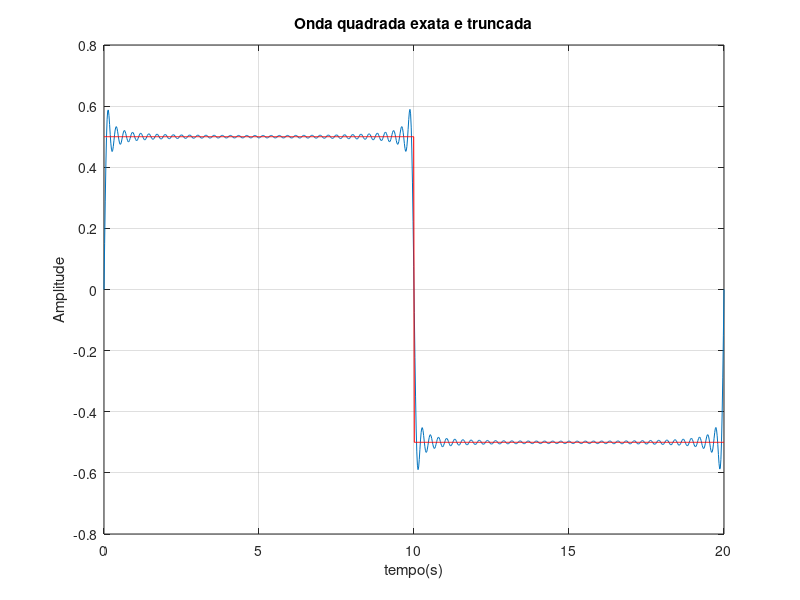
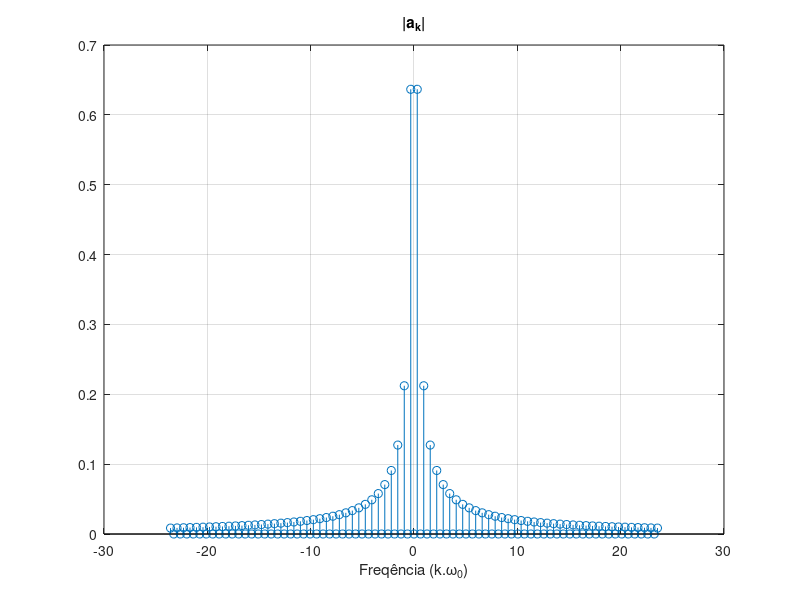
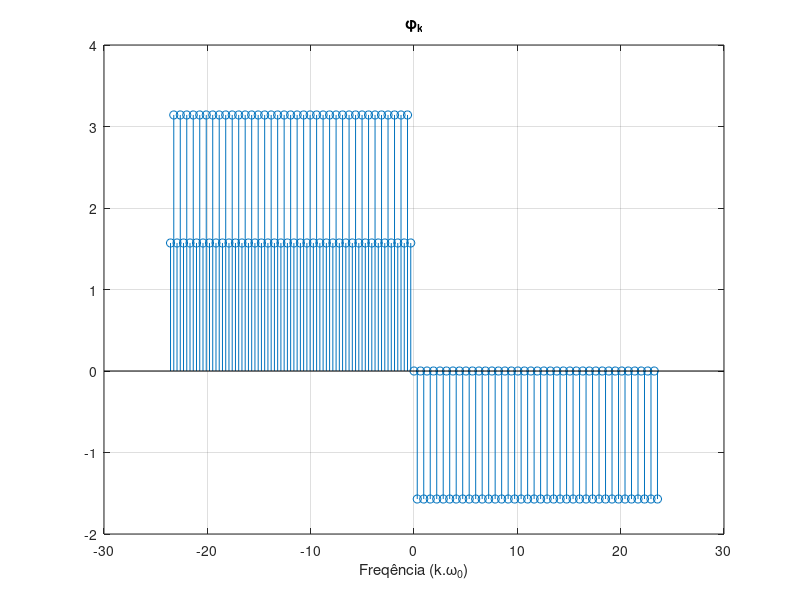

These figures' MATLAB source, in order:
%UNIVERSIDADE FEDERAL DE SANTA CATARINA - UFSC
%CENTRO TECNOLÓGICO - CTC
%DEPARTAMENTO DE ENGENHARIA ELÉTRICA E ELETRÔNICA
%GUSTAVO SIMAS & ANDRÉ MATTOS

%SIMULACAO DE SINAL ONDA QUADRADA POR SERIE DE FOURIER

clear all, close all, clc
N = 151; %número de harmonicas (deve ser um número ímpar)
T = 20;% período em segundos
t = linspace(0,T,1000);%vetor de tempo
x = 0;l = 0;
for k = -((N-1)/2):((N-1)/2)
 l = l + 1;
 if k ~= 0
 x = x + (1-cos(k*pi))*exp(j*k*2*pi*t/T)/(j*k*pi);%sinal
 ak(l) = (1-cos(k*pi))./(j*k*pi);% coeficientes da série
 end
 if k == 0, x = 0 ; ak(l) = 0; end
end
xn=0.5*[ones(1,500) -ones(1,500)];
k = -((N-1)/2):((N-1)/2);
kw=k*2*pi/20; %vetor de frequências
figure(1),plot(t,real(x),t,xn,'r');grid
title('Onda quadrada exata e truncada')
xlabel('tempo(s)')
ylabel('Amplitude')
figure(2),stem(kw,abs(ak)); grid
title('|a_k|')
xlabel('Freqência (k.\omega_0)')
figure(3),stem(kw,angle(ak)); grid
title('\phi_k')
xlabel('Freqência (k.\omega_0)')
%
erro = (x-xn).^2;
%
seq = sum(erro) % erro quadrático
